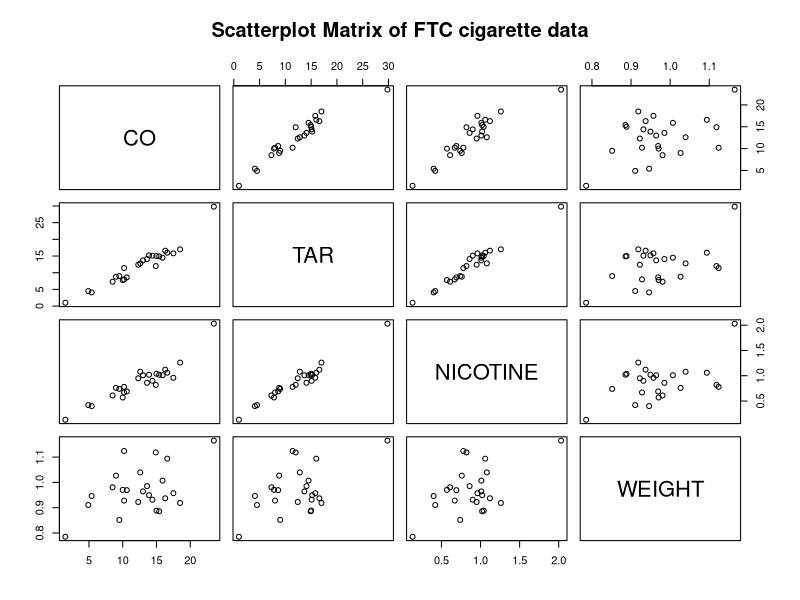
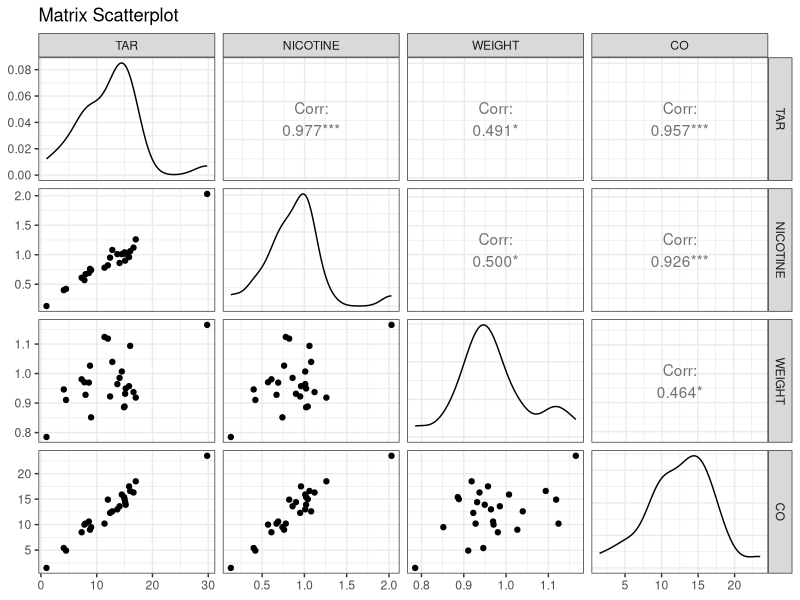
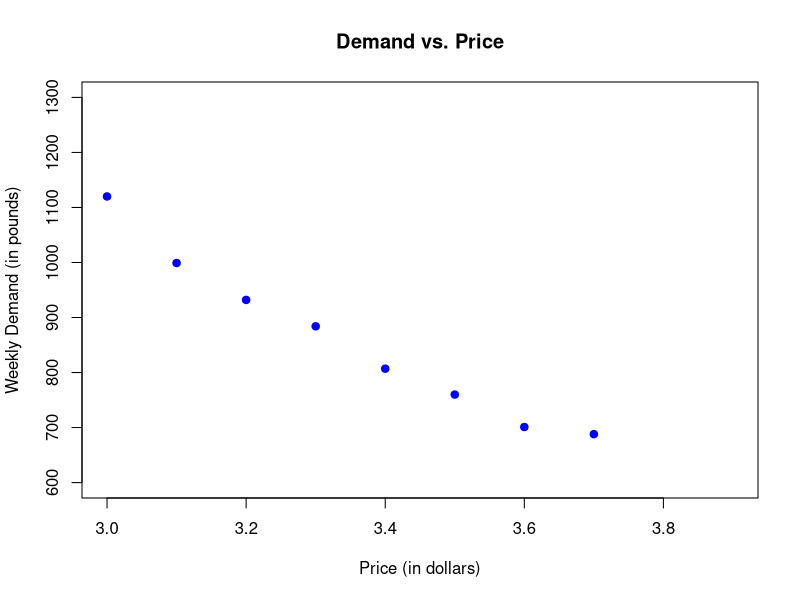
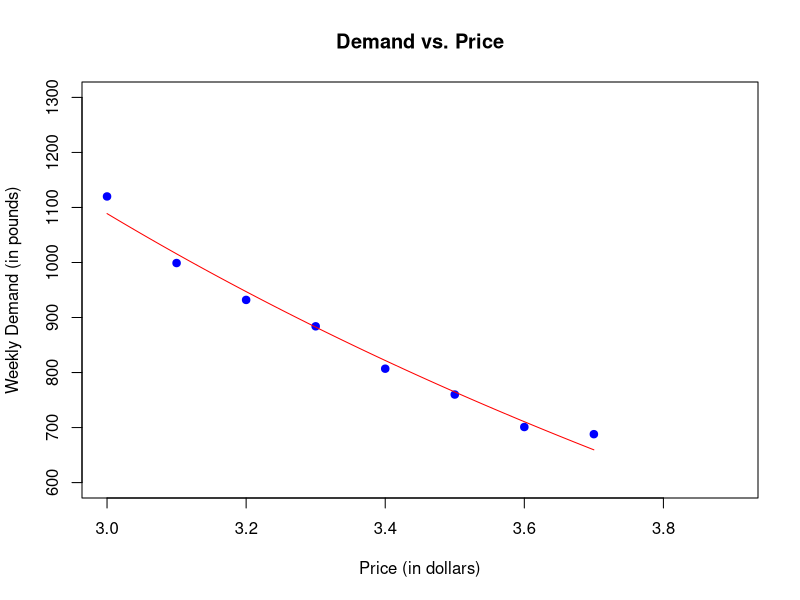

Write R code to recreate these figures, in order.
## ---- chunk 1
knitr::opts_chunk$set(echo = TRUE)
## ---- chunk 2

x=c(5,5,5,5,5,5,5)

y=c(2,3,6,4,5,6,7)

A=data.frame(cbind(y,x))
m=lm(y~x, data=A)
summary(m)

cor(x,y)

## ---- chunk 3
FTCCIGAR <-read.table("FTCCIGAR.txt", header=TRUE)
View(FTCCIGAR)
attach(FTCCIGAR)
head(FTCCIGAR)
#option 1
pairs(~CO+TAR+NICOTINE+WEIGHT,data = FTCCIGAR, 
      main="Scatterplot Matrix of FTC cigarette data")
#option 2
#install.packages("GGally")
library("GGally")
p2=ggpairs(data=FTCCIGAR,title=paste0("Matrix Scatterplot"),
        progress=FALSE)+
  theme_bw()
p2
model1=lm(CO~TAR+NICOTINE+WEIGHT,data = FTCCIGAR)
summary(model1)
anova(model1)
## ---- chunk 4

#install.packages("Hmisc")
library(Hmisc)
X=cbind(TAR,NICOTINE,WEIGHT)

rcorr(X, type="pearson")
#Or
cor(X)
## ---- chunk 5
#vif(model1)
#install.packages("car")

library(car)

vif(model1)

## ---- chunk 6
model2=lm(CO~TAR+WEIGHT,data = FTCCIGAR)
summary(model2)
anova(model2)
vif(model2)

#Model 3

model3=lm(CO~TAR,data = FTCCIGAR)
summary(model3)
anova(model3)

detach(FTCCIGAR)

## ---- chunk 7
COFFEE <-read.table("COFFEE.txt", header=TRUE)
View(COFFEE)
attach(COFFEE)
head(COFFEE)
plot(x=PRICE, y=DEMAND, ylim = c(600,1300), xlim = c(3, 3.9), pch=19, col="blue", 
     main="Demand vs. Price", xlab = "Price (in dollars)", ylab="Weekly Demand (in pounds)")

## ---- chunk 8
#X=1/PRICE
Model1=lm(DEMAND~X, data=COFFEE)
summary(Model1)
## ---- chunk 9
##Adding the curve
range(PRICE)
P<- seq(3,3.7,0.001)
plot(x=PRICE, y=DEMAND, ylim = c(600,1300), xlim = c(3, 3.9), pch=19, col="blue", 
     main="Demand vs. Price", xlab = "Price (in dollars)", ylab="Weekly Demand (in pounds)")
lines(P,predict(Model1,newdata=data.frame(X=P^(-1))),col="red" )

## ---- chunk 10

New=data.frame(X=c(1/3.2))
predict(Model1, newdata=New, interval="confidence", level=0.95)
